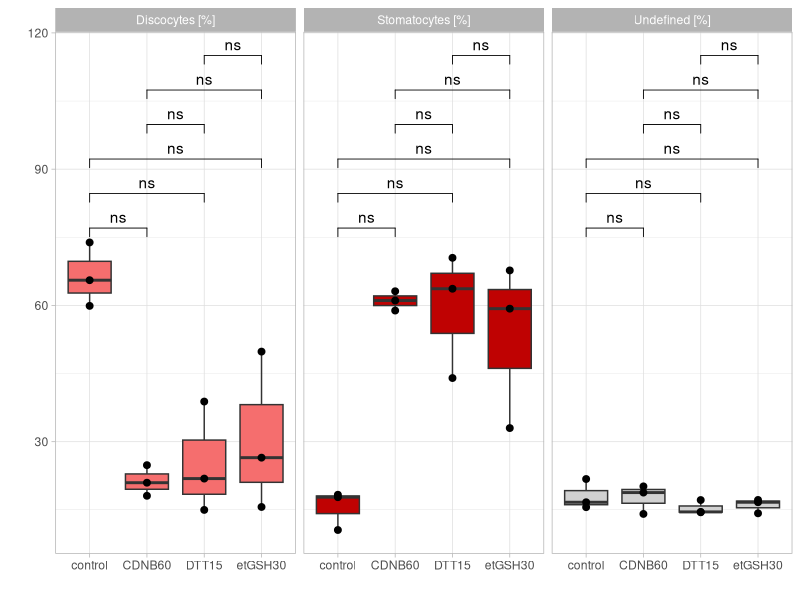
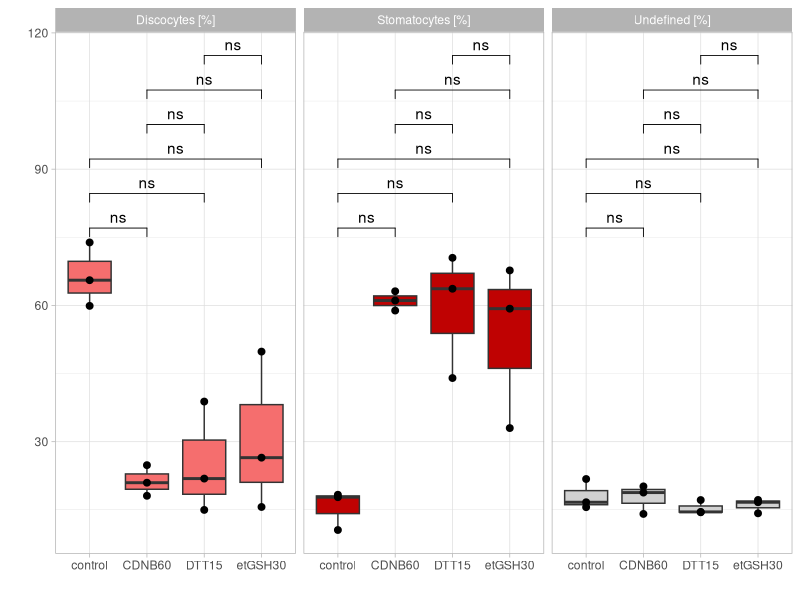

Source code (R) for these figures, in order:
library(ggplot2)
library(ggpubr)
library(openxlsx)
library(data.table)


all_Data <- data.table(
  read.xlsx("data_tables/Microscopy_repletion.xlsx"))

type = factor(all_Data$CellType, level = c("Discocyte", "Stomatocyte", "kA"))

ggplot(data = all_Data,
       aes(x = factor(
         sample, 
         level = c("control", "CDNB60", "DTT15", "etGSH30")), 
           y = CellPercent)) +
  
  geom_boxplot(show.legend = FALSE, aes(fill = type)) +
  scale_fill_manual(values=c("#f56e6e", "#bf0202", "#d1d1d1"), name ="") +
  
  facet_wrap(~factor(CellType, 
                     level = c("Discocyte", "Stomatocyte", "kA"),
                     labels = c("Discocytes [%]", "Stomatocytes [%]", "Undefined [%]"))) +
  
  geom_point(color = "#000000", size = 2) +
  
  labs(
    # title = (""), 
    x="", 
    y="") +
  
  theme(
    plot.title = element_blank()
  ) +
  
  theme_light() +
  
  stat_compare_means(comparisons = list(c("control","CDNB60"),
                                        c("control","DTT15"),
                                        c("control","etGSH30"),
                                        c("CDNB60","DTT15"),
                                        c("CDNB60","etGSH30"),
                                        c("DTT15","etGSH30")),
                     label = "p.signif", method = "wilcox.test")


ggsave("result_repletion.tiff", path = "C:/Users/Rickman/Documents/GitHub/R-graphs/Graphs and figures", units = "in", dpi=300, compression = 'lzw', width = 8, height = 6)

